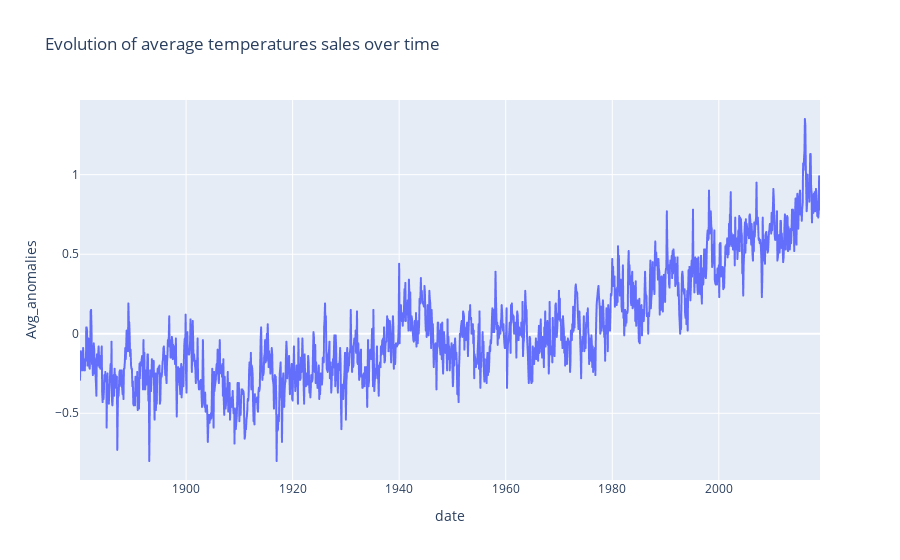

The notebook cell saved with this chart:
### Markdown cell above
We can clearly see the trend in average temperature over time and a monthly seasonal pattern to the temperature. These are patterns we expect the forecast model to take into account.

### Code cell
fig = px.line(df, x="date", y="Avg_anomalies",  title='Evolution of average temperatures sales over time')
fig.show()

### Figure 1 — Plotly figure (JSON) as saved in the notebook; plotly's stock layout.template omitted (floating-point values rounded to 4 significant figures; data arrays with more than 128 entries replaced by an {"elided": "..."} marker saying what was removed)
{"data": [{"hovertemplate": "date=%{x}<br>Avg_anomalies=%{y}<extra></extra>", "legendgroup": "", "line": {"color": "#636efa", "dash": "solid"}, "marker": {"symbol": "circle"}, "mode": "lines", "name": "", "showlegend": false, "type": "scattergl", "x": {"elided": "1668 str values"}, "xaxis": "x", "y": {"elided": "1668 float values"}, "yaxis": "y"}], "layout": {"legend": {"tracegroupgap": 0}, "title": {"text": "Evolution of average temperatures sales over time"}, "xaxis": {"anchor": "y", "domain": [0, 1], "title": {"text": "date"}}, "yaxis": {"anchor": "x", "domain": [0, 1], "title": {"text": "Avg_anomalies"}}}}
